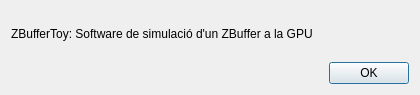
<?xml version="1.0" encoding="UTF-8"?>
<ui version="4.0">
 <class>dialogAbout</class>
 <widget class="QDialog" name="dialogAbout">
  <property name="windowModality">
   <enum>Qt::WindowModal</enum>
  </property>
  <property name="geometry">
   <rect>
    <x>0</x>
    <y>0</y>
    <width>420</width>
    <height>95</height>
   </rect>
  </property>
  <property name="windowTitle">
   <string>Dialog</string>
  </property>
  <layout class="QGridLayout" name="gridLayout">
   <item row="0" column="0">
    <widget class="QLabel" name="label">
     <property name="text">
      <string>ZBufferToy: Software de simulació d'un ZBuffer a la GPU</string>
     </property>
    </widget>
   </item>
   <item row="1" column="0">
    <widget class="QDialogButtonBox" name="buttonBox">
     <property name="orientation">
      <enum>Qt::Horizontal</enum>
     </property>
     <property name="standardButtons">
      <set>QDialogButtonBox::Ok</set>
     </property>
    </widget>
   </item>
  </layout>
 </widget>
 <resources/>
 <connections>
  <connection>
   <sender>buttonBox</sender>
   <signal>accepted()</signal>
   <receiver>dialogAbout</receiver>
   <slot>accept()</slot>
   <hints>
    <hint type="sourcelabel">
     <x>248</x>
     <y>254</y>
    </hint>
    <hint type="destinationlabel">
     <x>157</x>
     <y>274</y>
    </hint>
   </hints>
  </connection>
  <connection>
   <sender>buttonBox</sender>
   <signal>rejected()</signal>
   <receiver>dialogAbout</receiver>
   <slot>reject()</slot>
   <hints>
    <hint type="sourcelabel">
     <x>316</x>
     <y>260</y>
    </hint>
    <hint type="destinationlabel">
     <x>286</x>
     <y>274</y>
    </hint>
   </hints>
  </connection>
 </connections>
</ui>
